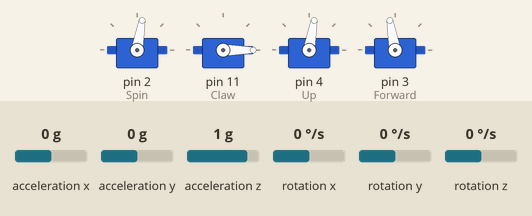
The sketch below on a simulated Arduino Uno, built with avr-gcc and run on an emulated ATmega328P. On the bench: 4 × servo. Inputs (shaded band) come from the test bench; at power-on: acceleration x 0 g, acceleration y 0 g, acceleration z 1 g, rotation x 0 °/s, rotation y 0 °/s, rotation z 0 °/s. What the sketch prints to the serial monitor is not drawn.

Above: at 1.2 s.
1.3 s: acceleration x set to 0.5 g
4.3 s: acceleration x set to 0.8 g
At 4.73 s:
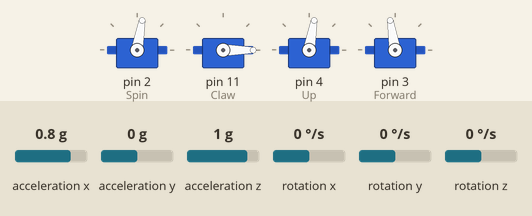
7.3 s: acceleration y set to 0.6 g
10.3 s: acceleration y set to 0.9 g
At 10.53 s:
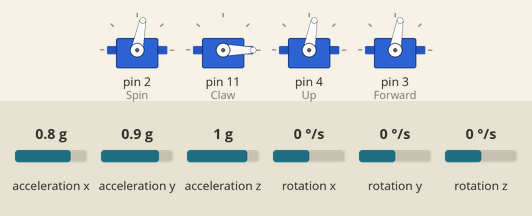
13.3 s: acceleration y set to -1.4 g
16.3 s: acceleration x set to 1 g
At 16.93 s:
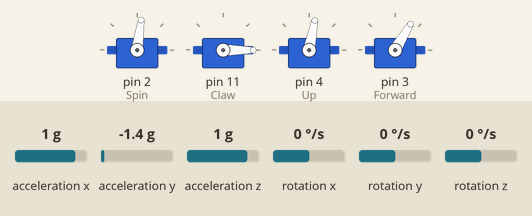
At 23.9 s:
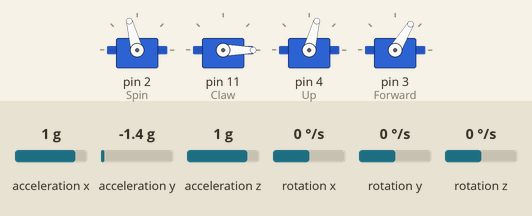
Timing chart, 0 to 24.0 s (numbered marks = the images above; inputs shaded):
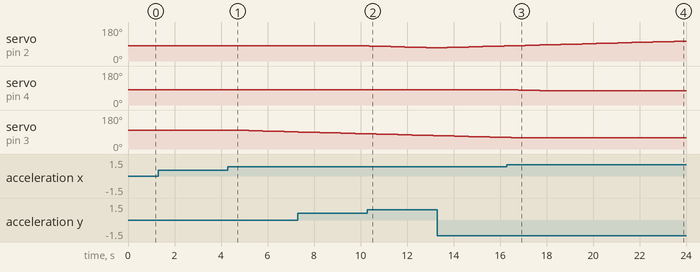

Measured:
- the behaviour switches between 0.7 and 0.8 g on acceleration y (found by bisection; images 1 and 2)
- the behaviour switches between 0.8 and 0.9 g on acceleration x (found by bisection; images 2 and 3)
- after the input at 1.3 s, every drawn part: stays the same
- after the input at 4.3 s, servo on pin 3 (Forward): moves from 100° to 91° over 2.4 s, starting after 0.28 s
- after the input at 10.3 s, servo on pin 2 (Spin): moves from 80° to 70° over 2.7 s, starting after 0.08 s
- after the input at 16.3 s, servo on pin 4 (Up): moves from 80° to 75° over 1.2 s, starting after 0.48 s

The sketch:

FinalRobot.ino
```cpp
#include <Servo.h>
#include <Wire.h>
#include <MPU6050.h>
#include <I2Cdev.h>
#include <inttypes.h>


//naming servo motors
Servo Spin;
Servo Up;
Servo Forward;
Servo Claw;


//Here individual I2C addresses can be supplied as inputs.

MPU6050 mpu;
 //define output variables from accelerometer (0x69)
int16_t ax, ay, az;
int16_t gx, gy, gz;


//define output that will set the degrees upon startup
float SpinDegree = 80; // dead zone: left 20 - 120 right
float ForwardDegree = 100; // deadzone: forward 55 - 120 backward
float UpDegree = 80; // deadzone: up 100 - 72 down
float ClawDegree = 0; // deadzone: closed 80 -  20 open

//attributes for accelerometer to work with
int x;
int y;
int z;
//for claw button
int buttonPin = 0;
int readValue;


//define variables of increments
float Clawinc = 0.1;
float increment;
float spincrement;
float uncrement;


void setup() {
  Wire.begin(); //I2C master mode for mpu
  mpu.initialize();

  //claw button
  pinMode(buttonPin, INPUT_PULLUP);


  //assigning servos to pins
  Spin.attach(2);
  Claw.attach(11);
  Up.attach(4);
  Forward.attach(3);

  //initial position
  Claw.write(ClawDegree);
  Forward.write(ForwardDegree);
  Spin.write(SpinDegree);
  Up.write(UpDegree);

  //setting the baud rate for serial data communication
  Serial.begin(9600);


}

void loop() {


  //mpu.getMotion6(&AcX, &AcY, &AcZ, &Tmp, &GyX, &GyY, &GyZ);
  mpu.getMotion6(&ax, &ay, &az, &gx, &gy, &gz);


  increment = 1;
  uncrement = 1;

  //maping mpu readings to a new range
  x = map(ax, -17000, 17000, 0, 255 ); //up down movement of acc
  y = map(ay, -17000, 17000, 0, 255 ); // left right
  z = map(az, -17000, 17000, 0, 255 );


  //for plotting axis degree and miliseconds inorder to work with mpu readings and input results
  long int time = millis(); //variable for seconds

  Serial.print("Time (ms) = ");
  //Serial.print(time);
  Serial.print(" Axis X = ");
  Serial.print(x);
  Serial.print("  ");
  Serial.print("Axis Y = ");
  Serial.println(y);
  Serial.print("  ");
  //Serial.print("Axis Z  = ");
  //Serial.println(z);
  //Serial.println(ax);


  //Spin section, from y
  if(y < 50){
    spincrement = y/150;
    SpinDegree = SpinDegree + 1;
    if(SpinDegree >= 140) {
      SpinDegree = 140;
    }
  }
  else{
    if(y > 220)
    spincrement = y/150;
    SpinDegree = SpinDegree - spincrement;
    if(SpinDegree <= 20) {
      SpinDegree = 20;}
  }
  Spin.write(SpinDegree);
  //end of spin


   //Forward section, from Y in acc
   if(ax > 10000 && ForwardDegree >= 60){  //forward
    ForwardDegree = ForwardDegree - increment;
   }
   else{
    if(ax < -14000 && ForwardDegree <= 120) //backward
    ForwardDegree = ForwardDegree + increment;
   }
   Forward.write(ForwardDegree);
   //end of forward section


     //up and down section, from Z in acc
   if(ax <= -10000 && UpDegree < 100 ){ //up
    UpDegree = UpDegree + uncrement;
   }
   else{
    if(ax >= 14000 && UpDegree > 75 && ForwardDegree < 60 ) //down
      UpDegree = UpDegree - uncrement;
   }
   Up.write(UpDegree);
   //end of up/down section

  //button code for claw
    readValue = digitalRead(buttonPin);
    if (readValue == 1){
      Claw.write(0);
      Serial.print("Claw Open");
    } else{
      Claw.write(80);
      Serial.print("Claw Closed");
    }
    //end of Claw section

    delay(300);


}
```
